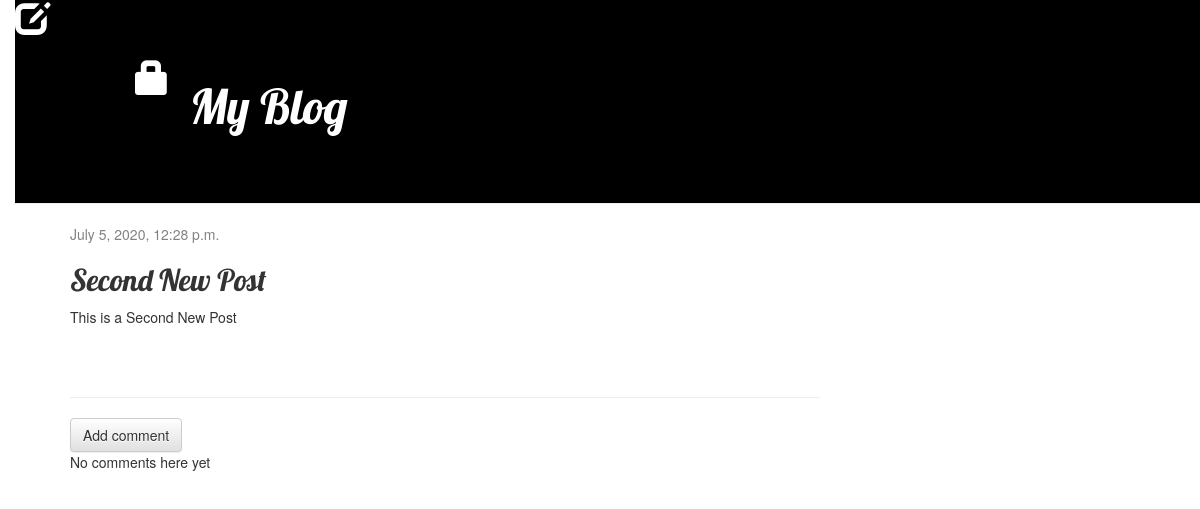
/post/6, run on the app's committed database.
### blog/models.py (models this page shows, shortened)
class Post(models.Model):
    author=models.ForeignKey(settings.AUTH_USER_MODEL, on_delete=models.CASCADE)
    title=models.CharField(max_length=200)
    text=models.TextField()
    created_date=models.DateTimeField(default=timezone.now)
    published_date=models.DateTimeField(blank=True, null=True)

### blog/views.py (the view)
# urls.py: path('post/<int:pk>', views.post_detail, name='post_detail'),
def post_detail(request, pk):
    post=get_object_or_404(Post, pk=pk)
    return render(request, 'blog/post_detail.html', {'post': post})

### blog/templates/blog/post_detail.html (shortened to what this page needs)
{% extends 'blog/base.html' %}
{% block content %}
    <div class="post">
        {% if post.published_date %}
            <div class="date">
                {{ post.published_date }}
            </div>
        {% else %}
            <a class="btn btn-default" href="{% url 'post_publish' pk=post.pk %}">Publish</a>
            <a class="btn btn-default" href="{% url 'post_remove' pk=post.pk %}"><span class="glyphicon glyphicon-remove"></span></a>
        {% endif %}
        <h2>{{ post.title }}</h2>
        <p>{{ post.text|linebreaksbr }}</p>
    </div>
    <hr>
    <a class="btn btn-default" href="{% url 'add_comment_to_post' pk=post.pk %}">Add comment</a>
    {% for comment in post.comments.all %}
        {% if user.is_authenticated or comment.approved_comment %}
        <div class="comment">
            <div class="date">
                {{ comment.created_date }}
                {% if not comment.approved_comment %}
                    <a class="btn btn-default" href="{% url 'comment_remove' pk=comment.pk %}"><span class="glyphicon glyphicon-remove"></span></a>
                    <a class="btn btn-default" href="{% url 'comment_approve' pk=comment.pk %}"><span class="glyphicon glyphicon-ok"></span></a>
                {% endif %}
            </div>
            <strong>{{ comment.author }}</strong>
            <p>{{ comment.text|linebreaks }}</p>
        </div>
        {% endif %}
    {% empty %}
        <p>No comments here yet</p>
    {% endfor %}
{% endblock %}

### blog/static/css/blog.css (style rules this page uses)
body { padding-left: 15px; }
h1, h2, h3, h4 { font-family: 'Lobster', cursive; }
.date { color: #828282; }
.post { margin-bottom: 70px; }

### data on the page
Post: published_date "July 5, 2020, 12:28 p.m.", title "Second New Post", text "This is a Second New Post"
